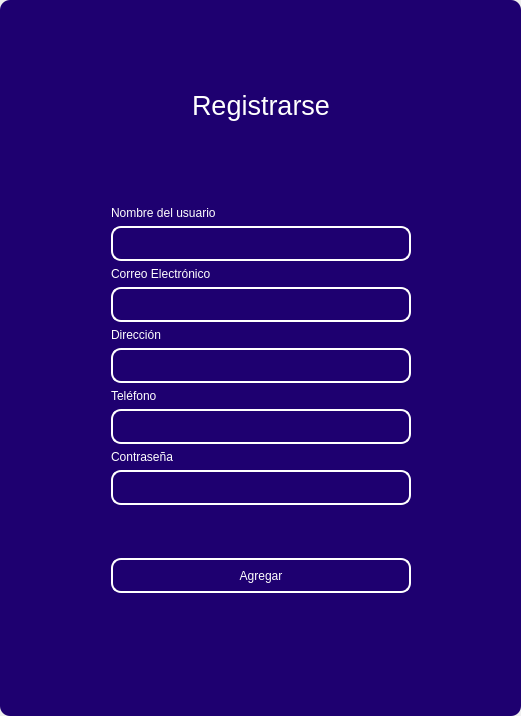
<?xml version="1.0" encoding="UTF-8"?>
<ui version="4.0">
 <class>MainWindow</class>
 <widget class="QMainWindow" name="MainWindow">
  <property name="geometry">
   <rect>
    <x>0</x>
    <y>0</y>
    <width>521</width>
    <height>716</height>
   </rect>
  </property>
  <property name="windowTitle">
   <string>MainWindow</string>
  </property>
  <property name="styleSheet">
   <string notr="true"/>
  </property>
  <widget class="QWidget" name="centralwidget">
   <property name="styleSheet">
    <string notr="true"/>
   </property>
   <layout class="QVBoxLayout" name="verticalLayout">
    <property name="spacing">
     <number>0</number>
    </property>
    <property name="leftMargin">
     <number>0</number>
    </property>
    <property name="topMargin">
     <number>0</number>
    </property>
    <property name="rightMargin">
     <number>0</number>
    </property>
    <property name="bottomMargin">
     <number>0</number>
    </property>
    <item>
     <widget class="QFrame" name="frame">
      <property name="enabled">
       <bool>true</bool>
      </property>
      <property name="styleSheet">
       <string notr="true">
QFrame {
border-radius:10px;
background-color:#1E0070;
 }
</string>
      </property>
      <property name="frameShape">
       <enum>QFrame::StyledPanel</enum>
      </property>
      <property name="frameShadow">
       <enum>QFrame::Raised</enum>
      </property>
      <layout class="QVBoxLayout" name="verticalLayout_2">
       <item>
        <widget class="QFrame" name="frame_superior">
         <property name="minimumSize">
          <size>
           <width>0</width>
           <height>40</height>
          </size>
         </property>
         <property name="maximumSize">
          <size>
           <width>16777215</width>
           <height>40</height>
          </size>
         </property>
         <property name="styleSheet">
          <string notr="true">QPushButton{
border-radius:18px;
}

QPushButton:hover{
	background-color: rgb(0, 0, 0);
}
</string>
         </property>
         <property name="frameShape">
          <enum>QFrame::StyledPanel</enum>
         </property>
         <property name="frameShadow">
          <enum>QFrame::Raised</enum>
         </property>
         <layout class="QHBoxLayout" name="horizontalLayout_3">
          <property name="spacing">
           <number>4</number>
          </property>
          <property name="leftMargin">
           <number>0</number>
          </property>
          <property name="topMargin">
           <number>0</number>
          </property>
          <property name="rightMargin">
           <number>0</number>
          </property>
          <property name="bottomMargin">
           <number>0</number>
          </property>
          <item>
           <spacer name="horizontalSpacer_2">
            <property name="orientation">
             <enum>Qt::Horizontal</enum>
            </property>
            <property name="sizeHint" stdset="0">
             <size>
              <width>443</width>
              <height>20</height>
             </size>
            </property>
           </spacer>
          </item>
          <item>
           <widget class="QPushButton" name="bt_minimize">
            <property name="minimumSize">
             <size>
              <width>38</width>
              <height>38</height>
             </size>
            </property>
            <property name="maximumSize">
             <size>
              <width>38</width>
              <height>38</height>
             </size>
            </property>
            <property name="text">
             <string/>
            </property>
            <property name="icon">
             <iconset>
              <normaloff>image/minus.svg</normaloff>image/minus.svg</iconset>
            </property>
            <property name="iconSize">
             <size>
              <width>38</width>
              <height>38</height>
             </size>
            </property>
           </widget>
          </item>
          <item>
           <widget class="QPushButton" name="bt_maximize">
            <property name="minimumSize">
             <size>
              <width>38</width>
              <height>38</height>
             </size>
            </property>
            <property name="maximumSize">
             <size>
              <width>38</width>
              <height>38</height>
             </size>
            </property>
            <property name="text">
             <string/>
            </property>
            <property name="icon">
             <iconset>
              <normaloff>image/chevron-up.svg</normaloff>image/chevron-up.svg</iconset>
            </property>
            <property name="iconSize">
             <size>
              <width>38</width>
              <height>38</height>
             </size>
            </property>
           </widget>
          </item>
          <item>
           <widget class="QPushButton" name="bt_normal">
            <property name="minimumSize">
             <size>
              <width>38</width>
              <height>38</height>
             </size>
            </property>
            <property name="maximumSize">
             <size>
              <width>38</width>
              <height>38</height>
             </size>
            </property>
            <property name="text">
             <string/>
            </property>
            <property name="icon">
             <iconset>
              <normaloff>image/chevron-down.svg</normaloff>image/chevron-down.svg</iconset>
            </property>
            <property name="iconSize">
             <size>
              <width>38</width>
              <height>38</height>
             </size>
            </property>
           </widget>
          </item>
          <item>
           <widget class="QPushButton" name="bt_close">
            <property name="minimumSize">
             <size>
              <width>38</width>
              <height>38</height>
             </size>
            </property>
            <property name="maximumSize">
             <size>
              <width>38</width>
              <height>38</height>
             </size>
            </property>
            <property name="text">
             <string/>
            </property>
            <property name="icon">
             <iconset>
              <normaloff>image/x.svg</normaloff>image/x.svg</iconset>
            </property>
            <property name="iconSize">
             <size>
              <width>38</width>
              <height>38</height>
             </size>
            </property>
           </widget>
          </item>
         </layout>
        </widget>
       </item>
       <item>
        <widget class="QFrame" name="frame_3">
         <property name="frameShape">
          <enum>QFrame::StyledPanel</enum>
         </property>
         <property name="frameShadow">
          <enum>QFrame::Raised</enum>
         </property>
         <layout class="QHBoxLayout" name="horizontalLayout_4">
          <item>
           <spacer name="horizontalSpacer_3">
            <property name="orientation">
             <enum>Qt::Horizontal</enum>
            </property>
            <property name="sizeHint" stdset="0">
             <size>
              <width>178</width>
              <height>20</height>
             </size>
            </property>
           </spacer>
          </item>
          <item>
           <layout class="QVBoxLayout" name="verticalLayout_4">
            <item>
             <spacer name="verticalSpacer">
              <property name="orientation">
               <enum>Qt::Vertical</enum>
              </property>
              <property name="sizeHint" stdset="0">
               <size>
                <width>28</width>
                <height>28</height>
               </size>
              </property>
             </spacer>
            </item>
            <item>
             <widget class="QFrame" name="frame_4">
              <property name="maximumSize">
               <size>
                <width>400</width>
                <height>600</height>
               </size>
              </property>
              <property name="styleSheet">
               <string notr="true">QLabel {
	color: rgb(255, 255, 254);
	font: 12pt &quot;Arial&quot;;
	background-color: rgba(0, 0, 0,0);
}


QLineEdit{
background-color: rgba(0, 0, 0,0);
border-radius:10px; 
font: 12pt &quot;Arial&quot;;
color: rgb(255, 255, 254);
border: 2px solid  rgb(255, 255, 255);

}

QLineEdit:hover{
background-color: rgba(0, 0, 0,0);
border-radius:10px; 
font: 12pt &quot;Arial&quot;;
border: 2px solid  rgb(120, 0, 171);
}

QLineEdit:focus{
background-color: rgb(0, 0, 0);
border-radius:10px; 
font: 12pt &quot;Arial&quot;;
border: 2px solid rgb(120, 0, 171);
}

QCheckBox{
	font: 12pt &quot;Arial&quot;;
	color: rgb(255, 255, 255);
}

QCheckBox::indicator {
    width: 18px;
    height:18px;
}

QCheckBox::indicator:unchecked {
   background-image: url(image/square.svg);
}

QCheckBox::indicator:checked {
   background-image: url(image/check-square.svg);
}

QPushButton{
border-radius:10px; 
font: 12pt &quot;Arial&quot;;
color: rgb(255, 255, 254);
border: 2px solid #ffffff;
}

QPushButton:hover{
border-radius:10px; 
font: 12pt &quot;Arial&quot;;
color: rgb(255, 255, 255);
border: 2px solid rgb(120, 0, 171);
	background-color: rgb(120, 0, 171);
}
</string>
              </property>
              <property name="frameShape">
               <enum>QFrame::StyledPanel</enum>
              </property>
              <property name="frameShadow">
               <enum>QFrame::Raised</enum>
              </property>
              <layout class="QVBoxLayout" name="verticalLayout_3">
               <item>
                <widget class="QLabel" name="label_8">
                 <property name="font">
                  <font>
                   <family>MS Shell Dlg 2</family>
                   <pointsize>20</pointsize>
                   <weight>50</weight>
                   <italic>false</italic>
                   <bold>false</bold>
                  </font>
                 </property>
                 <property name="styleSheet">
                  <string notr="true">font: 20pt &quot;MS Shell Dlg 2&quot;;</string>
                 </property>
                 <property name="text">
                  <string>Registrarse</string>
                 </property>
                 <property name="alignment">
                  <set>Qt::AlignCenter</set>
                 </property>
                </widget>
               </item>
               <item>
                <widget class="QLabel" name="label">
                 <property name="minimumSize">
                  <size>
                   <width>300</width>
                   <height>50</height>
                  </size>
                 </property>
                 <property name="maximumSize">
                  <size>
                   <width>16777215</width>
                   <height>50</height>
                  </size>
                 </property>
                 <property name="styleSheet">
                  <string notr="true">font: 16pt &quot;Arial&quot;;
</string>
                 </property>
                 <property name="text">
                  <string/>
                 </property>
                 <property name="pixmap">
                  <pixmap>../../desktop_local/window/img/icon.png</pixmap>
                 </property>
                 <property name="alignment">
                  <set>Qt::AlignCenter</set>
                 </property>
                </widget>
               </item>
               <item>
                <spacer name="verticalSpacer_3">
                 <property name="orientation">
                  <enum>Qt::Vertical</enum>
                 </property>
                 <property name="sizeHint" stdset="0">
                  <size>
                   <width>20</width>
                   <height>40</height>
                  </size>
                 </property>
                </spacer>
               </item>
               <item>
                <widget class="QLabel" name="label_4">
                 <property name="text">
                  <string>Nombre del usuario</string>
                 </property>
                </widget>
               </item>
               <item>
                <widget class="QLineEdit" name="nametxt">
                 <property name="minimumSize">
                  <size>
                   <width>0</width>
                   <height>35</height>
                  </size>
                 </property>
                </widget>
               </item>
               <item>
                <widget class="QLabel" name="label_6">
                 <property name="text">
                  <string>Correo Electrónico</string>
                 </property>
                </widget>
               </item>
               <item>
                <widget class="QLineEdit" name="emailtxt">
                 <property name="minimumSize">
                  <size>
                   <width>0</width>
                   <height>35</height>
                  </size>
                 </property>
                </widget>
               </item>
               <item>
                <widget class="QLabel" name="label_3">
                 <property name="text">
                  <string>Dirección</string>
                 </property>
                </widget>
               </item>
               <item>
                <widget class="QLineEdit" name="addresstxt">
                 <property name="minimumSize">
                  <size>
                   <width>0</width>
                   <height>35</height>
                  </size>
                 </property>
                </widget>
               </item>
               <item>
                <widget class="QLabel" name="label_7">
                 <property name="text">
                  <string>Teléfono</string>
                 </property>
                </widget>
               </item>
               <item>
                <widget class="QLineEdit" name="phonetxt">
                 <property name="minimumSize">
                  <size>
                   <width>0</width>
                   <height>35</height>
                  </size>
                 </property>
                </widget>
               </item>
               <item>
                <widget class="QLabel" name="label_5">
                 <property name="text">
                  <string>Contraseña</string>
                 </property>
                </widget>
               </item>
               <item>
                <widget class="QLineEdit" name="passwordtxt">
                 <property name="minimumSize">
                  <size>
                   <width>0</width>
                   <height>35</height>
                  </size>
                 </property>
                 <property name="maximumSize">
                  <size>
                   <width>16777215</width>
                   <height>16777215</height>
                  </size>
                 </property>
                 <property name="echoMode">
                  <enum>QLineEdit::Password</enum>
                 </property>
                </widget>
               </item>
               <item>
                <spacer name="verticalSpacer_5">
                 <property name="orientation">
                  <enum>Qt::Vertical</enum>
                 </property>
                 <property name="sizeHint" stdset="0">
                  <size>
                   <width>20</width>
                   <height>40</height>
                  </size>
                 </property>
                </spacer>
               </item>
               <item>
                <spacer name="verticalSpacer_6">
                 <property name="orientation">
                  <enum>Qt::Vertical</enum>
                 </property>
                 <property name="sizeHint" stdset="0">
                  <size>
                   <width>20</width>
                   <height>40</height>
                  </size>
                 </property>
                </spacer>
               </item>
               <item>
                <widget class="QPushButton" name="btn_register_bd">
                 <property name="minimumSize">
                  <size>
                   <width>0</width>
                   <height>35</height>
                  </size>
                 </property>
                 <property name="text">
                  <string>Agregar</string>
                 </property>
                </widget>
               </item>
               <item>
                <spacer name="verticalSpacer_7">
                 <property name="orientation">
                  <enum>Qt::Vertical</enum>
                 </property>
                 <property name="sizeHint" stdset="0">
                  <size>
                   <width>20</width>
                   <height>40</height>
                  </size>
                 </property>
                </spacer>
               </item>
               <item>
                <layout class="QHBoxLayout" name="horizontalLayout_2"/>
               </item>
               <item>
                <spacer name="verticalSpacer_8">
                 <property name="orientation">
                  <enum>Qt::Vertical</enum>
                 </property>
                 <property name="sizeHint" stdset="0">
                  <size>
                   <width>20</width>
                   <height>40</height>
                  </size>
                 </property>
                </spacer>
               </item>
               <item>
                <layout class="QHBoxLayout" name="horizontalLayout">
                 <item>
                  <widget class="QLabel" name="label_2">
                   <property name="text">
                    <string/>
                   </property>
                  </widget>
                 </item>
                </layout>
               </item>
              </layout>
             </widget>
            </item>
            <item>
             <spacer name="verticalSpacer_2">
              <property name="orientation">
               <enum>Qt::Vertical</enum>
              </property>
              <property name="sizeHint" stdset="0">
               <size>
                <width>20</width>
                <height>40</height>
               </size>
              </property>
             </spacer>
            </item>
           </layout>
          </item>
          <item>
           <spacer name="horizontalSpacer_4">
            <property name="orientation">
             <enum>Qt::Horizontal</enum>
            </property>
            <property name="sizeHint" stdset="0">
             <size>
              <width>177</width>
              <height>20</height>
             </size>
            </property>
           </spacer>
          </item>
         </layout>
        </widget>
       </item>
      </layout>
     </widget>
    </item>
   </layout>
  </widget>
 </widget>
 <resources/>
 <connections/>
</ui>
